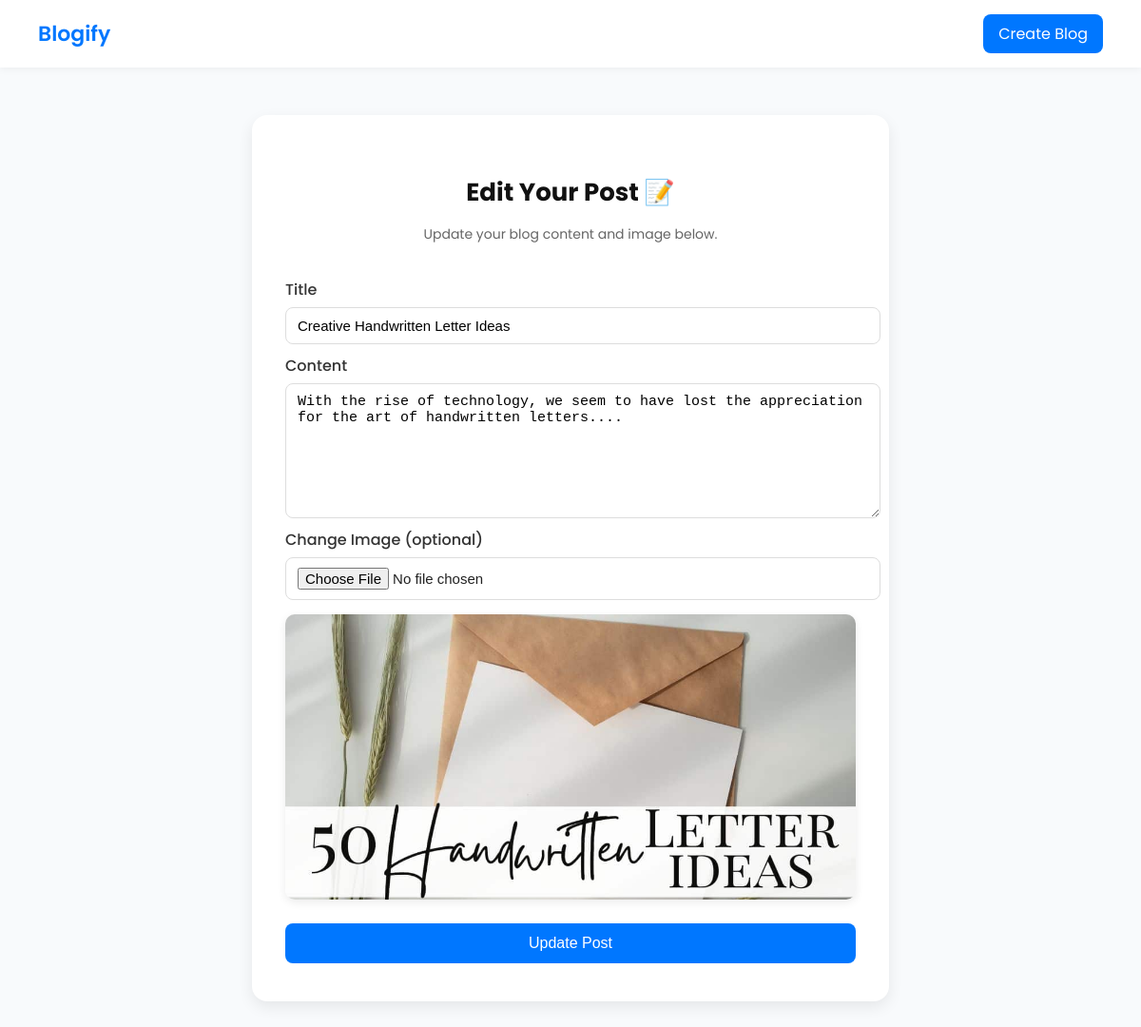
Screenshot of /post/8/edit/ (signed in) with the database file from the repository.
### app/models.py (models this page shows, shortened)
class Blog(models.Model):
    author = models.ForeignKey(User, on_delete=models.CASCADE)
    title = models.CharField(max_length=255)
    content = models.TextField()
    image = models.ImageField(upload_to='blog_images/', blank=True, null=True)
    category = models.ForeignKey(Category, on_delete=models.SET_NULL, null=True, blank=True, related_name='blogs')
    created_at = models.DateTimeField(auto_now_add=True)

### app/views.py (the view, shortened to what this page needs)
# urls.py: path('post/<int:id>/edit/', views.edit_post, name='edit_post'),
@login_required
def edit_post(request, id):
    post = get_object_or_404(Blog, id=id)
    if post.author != request.user:
        return redirect('home')  # Only creator can edit
    return render(request, 'edit_post.html', {'post': post})

### templates/edit_post.html (shortened to what this page needs)
<!DOCTYPE html>
<html lang="en">
<head>
  {% load static %}
  <link rel="stylesheet" href="{% static 'css/edit_post.css' %}">
</head>
<body>
  <nav class="navbar">
    <a href="{% url 'home' %}" class="logo">Blogify</a>
    <a href="{% url 'crtblog' %}" class="btn">Create Blog</a>
  </nav>
  <div class="edit-wrapper">
    <div class="edit-box">
      <h2>Edit Your Post 📝</h2>
      <p class="subtitle">Update your blog content and image below.</p>
      <form method="POST" enctype="multipart/form-data">
        <label>Title</label>
        <input type="text" name="title" value="{{ post.title }}" required>
        <label>Content</label>
        <textarea name="content" rows="6" required>{{ post.content }}</textarea>
        <label>Change Image (optional)</label>
        <input type="file" name="image" accept="image/*">
        {% if post.image %}
        <img src="{{ post.image.url }}" alt="Current Image" class="preview">
        {% endif %}
        <button type="submit" class="save-btn">Update Post</button>
      </form>
    </div>
  </div>
</body>
</html>

### static/css/edit_post.css (style rules this page uses)
body { font-family: "Poppins", sans-serif; background: #f8fafc; margin: 0; color: #222; }
.navbar { display: flex; justify-content: space-between; align-items: center; background: #fff; padding: 15px 40px; box-shadow: 0 2px 8px rgba(0,0,0,0.05); }
.logo { font-size: 22px; font-weight: 600; color: #0077ff; text-decoration: none; }
.btn { background: #0077ff; color: #fff; padding: 8px 16px; border-radius: 8px; text-decoration: none; transition: 0.3s; }
.edit-wrapper { display: flex; justify-content: center; align-items: center; padding: 50px 20px; }
.edit-box { background: #fff; border-radius: 16px; box-shadow: 0 6px 16px rgba(0, 0, 0, 0.08); padding: 40px 35px; width: 100%; max-width: 600px; }
h2 { text-align: center; font-size: 26px; color: #111; margin-bottom: 8px; }
.subtitle { text-align: center; color: #666; font-size: 14px; margin-bottom: 25px; }
form { display: flex; flex-direction: column; }
label { margin: 10px 0 6px; font-weight: 500; color: #333; }
input[type="text"], textarea, input[type="file"] { width: 100%; padding: 10px 12px; border: 1px solid #ddd; border-radius: 8px; font-size: 15px; outline: none; transition: border 0.2s ease; }
textarea { resize: vertical; min-height: 120px; }
.preview { display: block; width: 100%; max-height: 300px; object-fit: cover; border-radius: 10px; margin-top: 15px; box-shadow: 0 3px 10px rgba(0,0,0,0.08); }
.save-btn { margin-top: 25px; padding: 12px; background: #0077ff; color: #fff; border: none; border-radius: 8px; font-size: 16px; cursor: pointer; transition: background 0.3s ease; }

### rows the page displays
Blog: title "Creative Handwritten Letter Ideas", content "With the rise of technology, we seem to have lost the appreciation for the art of handwritten letters....", image (picture)
